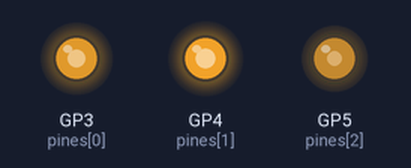
Bench run of a program on a simulated Raspberry Pi Pico running MicroPython. Parts: output pins drawn as LEDs (lit = HIGH). Random numbers come from a fixed seed.

Above: at 0.07 s.
At 4.87 s:
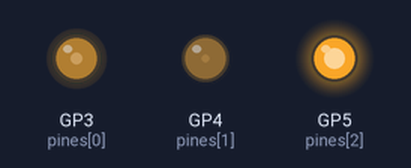
At 9.98 s:
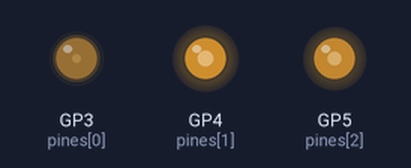
At 19.89 s:
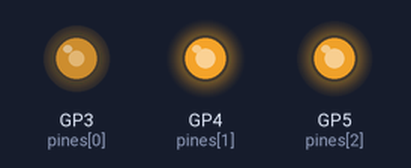
At 29.79 s:
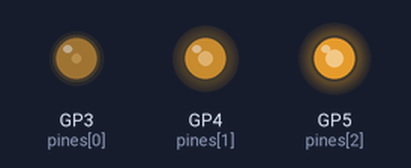
At 39.85 s:
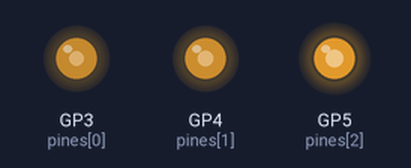
Timing chart, 0 to 40.0 s (numbered marks = the images above):
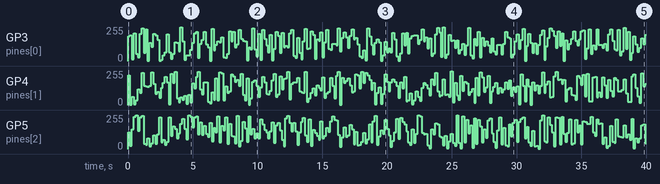

Measured:
- by itself, GP4 (pines[1]): 0/255 → 223/255 at 0.00 s, → 2/255 0.15 s later, → 61/255 0.15 s later, → 6/255 0.15 s later, … (267 changes in this stretch)
- by itself, GP3 (pines[0]): 0/255 → 186/255 at 0.00 s, → 195/255 0.15 s later, → 14/255 0.15 s later, → 207/255 0.15 s later, … (264 changes in this stretch)

The program:

A07.py
```python
# --1--> Importar los módulos necesarios
from machine import Pin, PWM
from random import randint
import time # <--1--

# --2--> Configurar pines GP3, GP4 y GP5 como salidas PWM y frecuencia de 10 kHz
pines = [3,4,5]
frecuencia = 10000

pwm0 = PWM(Pin(pines[0]))
pwm1 = PWM(Pin(pines[1]))
pwm2 = PWM(Pin(pines[2]))
pwm0.freq(frecuencia)
pwm1.freq(frecuencia)
pwm2.freq(frecuencia) # <--2--

# --3--> Definicion de la funcion para establecer color del LED RGB
def establecer_color(r,g,b):
    pwm0.duty_u16(65535 - r)
    pwm1.duty_u16(65535 - g)
    pwm2.duty_u16(65535 - b) #<--3--

try:
    while True:
        #--4--> Generar tres colores aleatorios y llamar funcion cada 150ms
        rojo = randint(0, 65535)
        verde = randint(0, 65535)
        azul = randint(0, 65535)
        establecer_color(rojo,verde,azul)
        time.sleep_ms(150) # <--4--
except:
    #--5--> Apagado de los temporizadores de hardware
    pwm0.deinit()
    pwm1.deinit()
    pwm2.deinit() # <--5--
```
